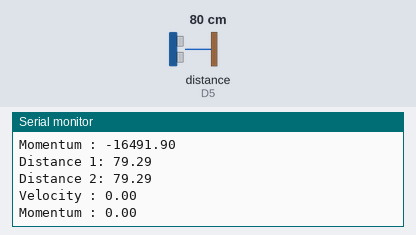
Simulated run of this sketch. Board: ESP8266 (NodeMCU). Shown: the last lines printed to the serial monitor. Wiring (inferred from the names in the program): ultrasonic range finder: trigger D6; echo D5. The test bench sets the inputs (shaded band); at power-on: distance to the obstacle (sensor on D5) 80 cm. The echo pulse lasts 58.3 µs per cm; WiFi joins after 1.5 s; servers stay silent unless stated.

Above: at 3.2 s.
3.3 s: distance to the obstacle (sensor on D5) set to 2 cm
At 4.6 s:
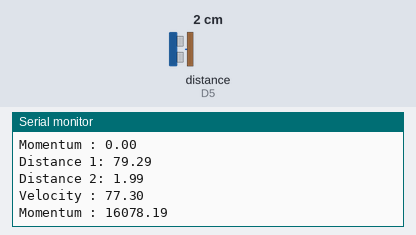
4.8 s: distance to the obstacle (sensor on D5) set to 4 cm
At 5.8 s:
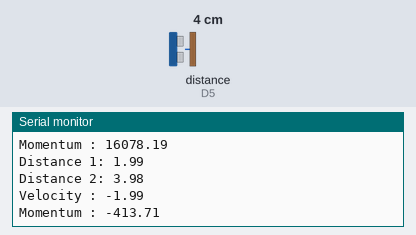
Timing chart, 0 to 7.8 s (numbered marks = the images above; inputs shaded):
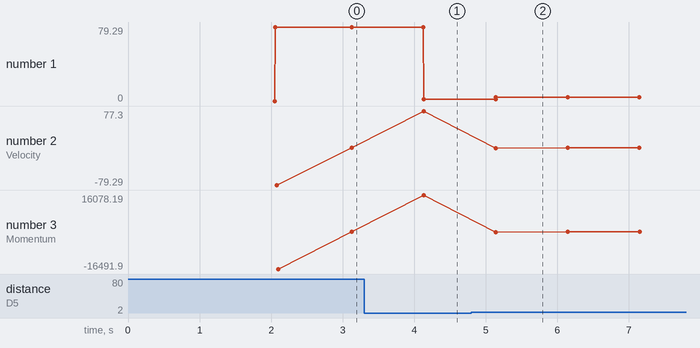

The sketch:

Assignment1_MomentumMeter.ino
```cpp
#include <ESP8266WiFi.h>
#include <math.h>

const double SOUND_SPEED = 0.034;
const long TIME_INTERVAL	= 1000;
const long SERIAL_CHANNEL = 9600;
const int SONIC_TRIG_PIN = D6;
const int SONIC_ECHO_PIN = D5;

const char* SSID = "";
const char* PASSWORD = "";
const int PORT = 80;
const double MASS = 208;

WiFiServer server(PORT);

//calculate distance from duration
double getDistance(double duration){
	double distance = 1/2.0 * duration * SOUND_SPEED;
	return distance;
}

//get duration from ultrasonic sensor
double getDuration(){
	digitalWrite(SONIC_TRIG_PIN,LOW);
	delayMicroseconds(5);
	digitalWrite(SONIC_TRIG_PIN,HIGH);
	delayMicroseconds(5);
	digitalWrite(SONIC_TRIG_PIN,LOW);
	double duration = pulseIn(SONIC_ECHO_PIN,HIGH);
	return duration;
}

//compute velocity
double calcVelocity(double distance1,double distance2){
	double travelled = distance1 - distance2;
	double velocity = travelled / (TIME_INTERVAL/1000.0);
	return velocity;
}

//calculate momentum
double calcMomentum(double velocity){
	double momentum = 0.0;
	momentum = velocity * MASS;
	return momentum;
}

//send data to client
void sendDataToClient(WiFiClient& client,double velocity,double momentum){
  double abs_velocity = abs(velocity);
	client.println("HTTP/1.1 200 OK");
	client.println("Content-Type: text/html");
	client.println("");
	client.println("<!DOCTYPE html>");
	client.println("<html lang='en'>");
	client.println("<head>");
	client.println("<title>Momentum Meter</title>");
	client.println("<meta charset='utf-8'>");
	client.println("</head>");
	client.println("<body>");
	client.println("<h1>ID: Car01</h1>");
	client.printf("<p>Mass: %.2f Gram</p>\n",MASS);
	client.printf("<p>Velocity: %.2f cm/s</p>\n",velocity);
	client.printf("<p>Momentum: %.2f gcm/s</p>\n",momentum);
	client.println("<p>Status: ");
  if(abs_velocity<1){
    client.println("Rest,");
  }
  else if(abs_velocity<5){
    client.println("Slow Speed,");
  }
  else if(abs_velocity<15){
    client.println("Medium Speed,");
  }
  else{
    client.println("High Speed,");
  }
  if(MASS<50){
    client.println("Light Weight");
  }
  else if(MASS < 100){
    client.println("Normal Weight");
  }
  else{
    client.println("Over Weight");
  }
  client.println("</p>");
  client.println("<script>setTimeout(()=>{window.location.reload();},1000)</script>");
	client.println("</body></html>");

	return;
}

void setup(){
	//setup serial channel
	Serial.begin(SERIAL_CHANNEL);

	if(Serial)
		Serial.println("Serial Connected!");

	pinMode(SONIC_TRIG_PIN,OUTPUT);
	pinMode(SONIC_ECHO_PIN,INPUT);

	//connect to wifi
	WiFi.begin(SSID,PASSWORD);

	Serial.printf("Trying to connect to WiFi connection : %s\n",SSID);

	while(WiFi.status() != WL_CONNECTED){
		delay(1000);
		Serial.println("Retry Connection");
	}

	//setup wifi server
	server.begin();
	Serial.printf("server started at port %d\n",PORT);

	Serial.printf("Successfully connected to WLAN %s\n",SSID);
	Serial.printf("URL : http://%s/\n",WiFi.localIP().toString().c_str());
}

void loop(){
  static double distance1 = 0.0;
  static double distance2 = 0.0;
  static double velocity = 0.0;
  static double momentum = 0.0;
  long interval = 0;

  distance1 = distance2;
  distance2 = getDistance(getDuration());
  if(distance1 != 0 || distance2 != 0){
    velocity = calcVelocity(distance1,distance2);
    momentum = calcMomentum(velocity);

    Serial.printf("Distance 1: %.2f\n",distance1);
    Serial.printf("Distance 2: %.2f\n",distance2);
    Serial.printf("Velocity : %.2f\n",velocity);
    Serial.printf("Momentum : %.2f\n",momentum);

  }
  delay(TIME_INTERVAL);

	//read distance
	WiFiClient client = server.available();

  if(!client)
    return;

	while(!client.available()){
    delay(1);
	}

	//print request message from client
	String request = client.readStringUntil('\r');
	Serial.println(request);
	client.flush();

	sendDataToClient(client,velocity,momentum);
  client.stop();
  return;
}
```

Measured:
- after the input at 3.3 s, the serial monitor: prints a new line after 0.83 s (image 1)
- after the input at 4.8 s, the serial monitor: prints a new line after 0.34 s (image 2)
- plotted number 1: 79.29 → 1.99 after the input at 3.3 s, 1.99 → 3.98 after the input at 4.8 s
- plotted number 2: 0 → 77.3 after the input at 3.3 s
- plotted number 3: 0 → 16078.19 after the input at 3.3 s
